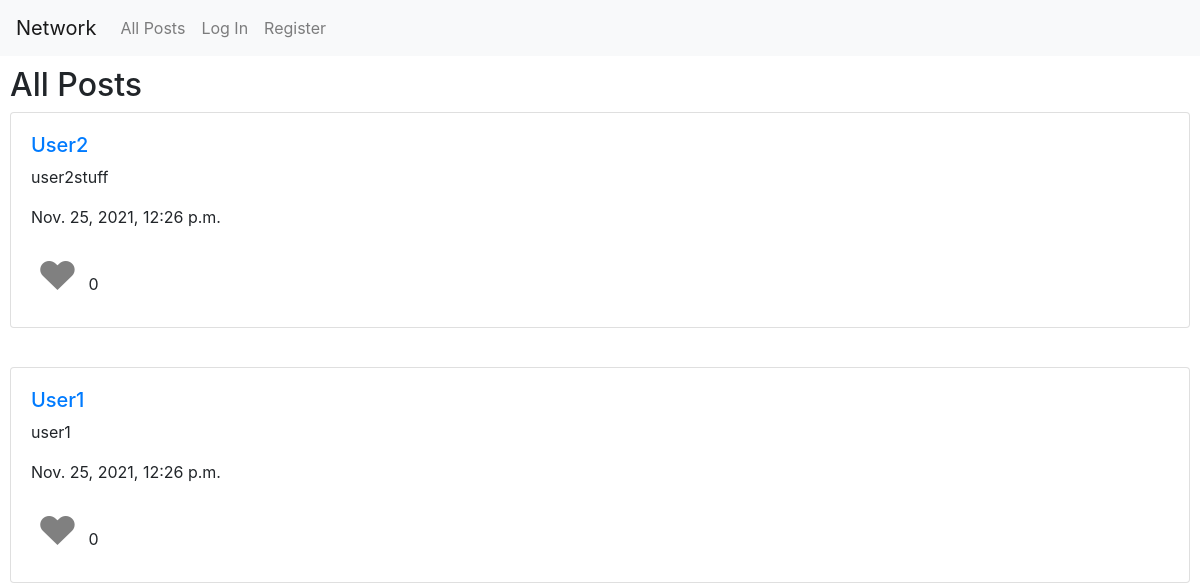
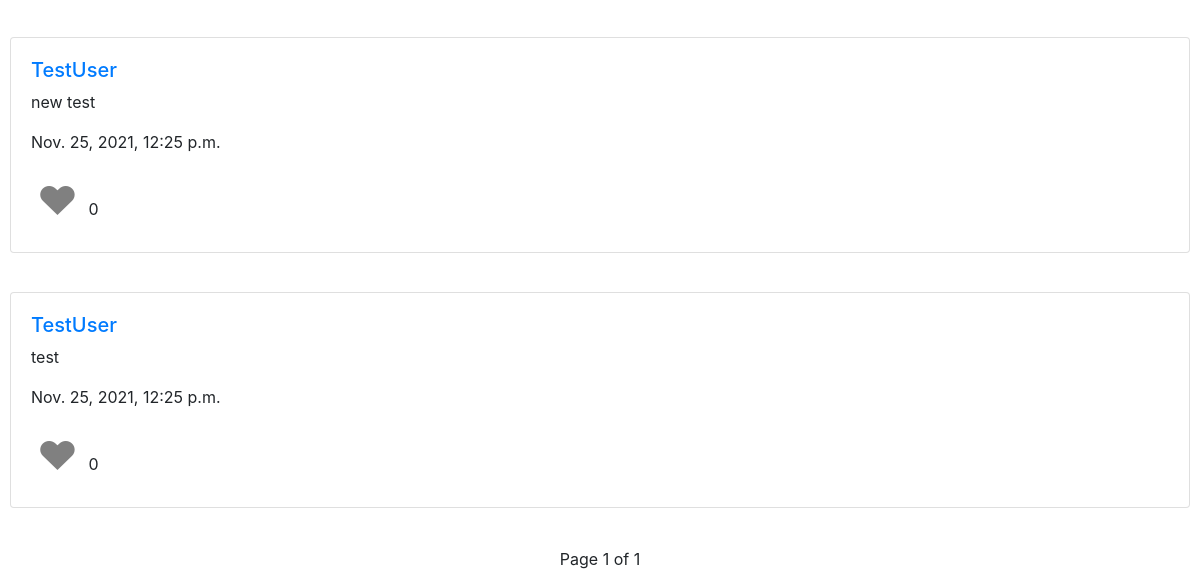
The app's page /, older data (2 pictures, top to bottom).
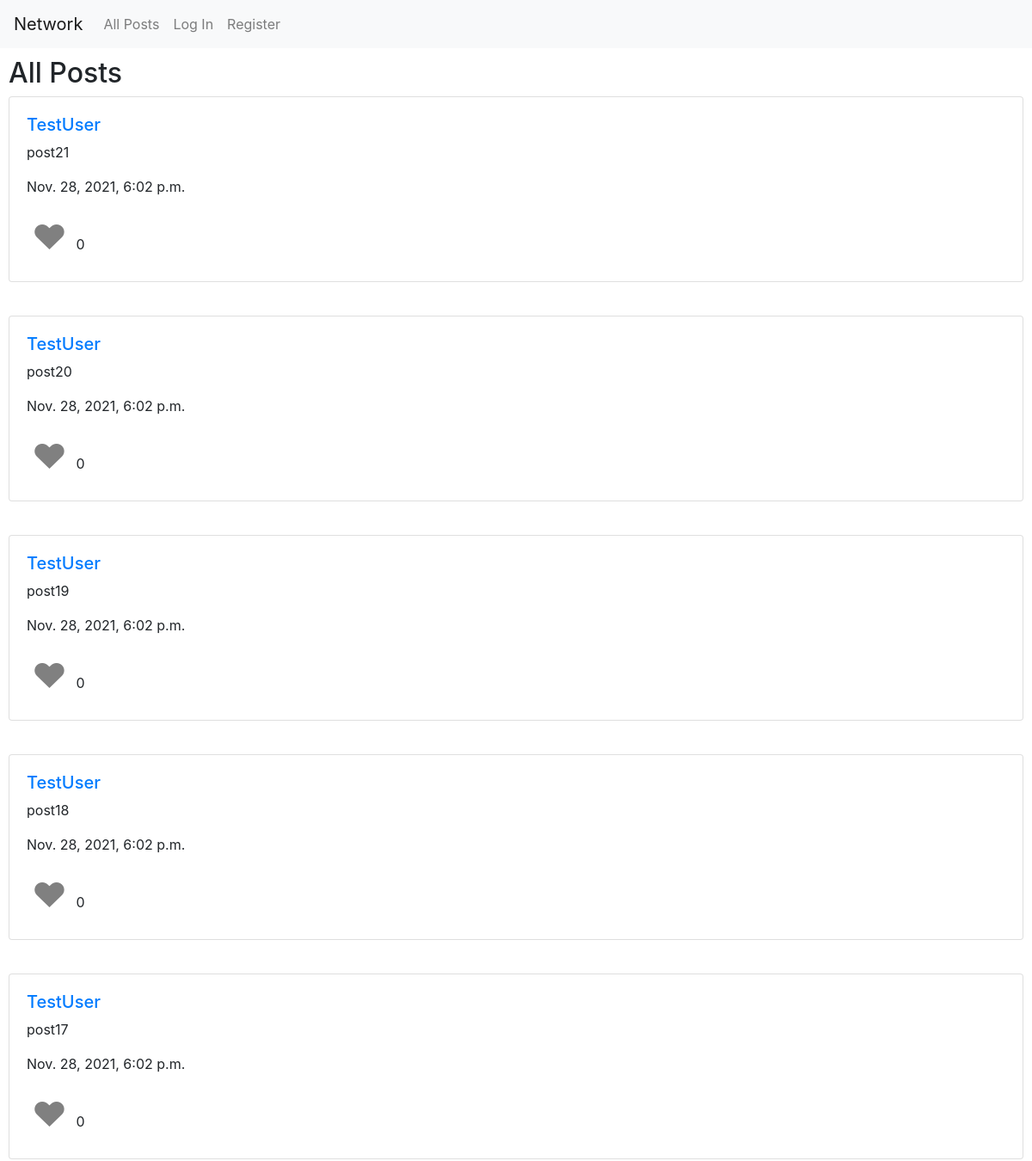
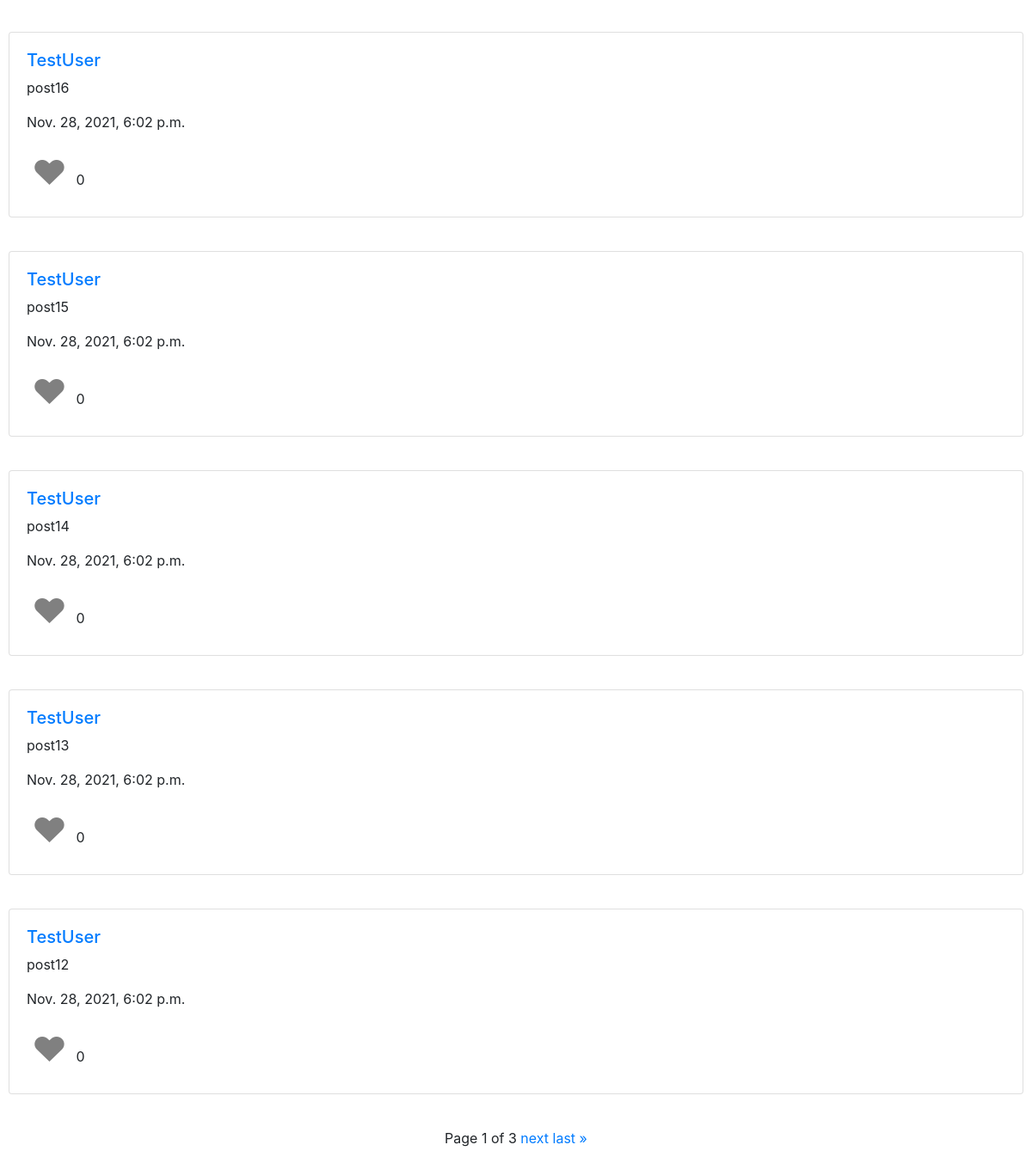
The same page, newer data (2 pictures, top to bottom).
### network/models.py (models this page shows, shortened)
class Post(models.Model):
    user = models.ForeignKey(User, on_delete=models.CASCADE, related_name="posts")
    created = models.DateTimeField(auto_now_add=True)
    post = models.CharField(max_length=280)
    likes = models.PositiveIntegerField(default=0)

class User(AbstractUser):
    pass

### network/views.py (the view)
# urls.py: path("", views.index, name="index"),
def index(request):
    if request.method == "POST":
        post_body = request.POST["post"]
        post = Post(user = request.user, post = post_body)
        post.save()
        return HttpResponseRedirect(reverse("index"))
    else:
        posts = Post.objects.all().order_by("-created").all()
        paginator = Paginator(posts, 10)
        page_number = request.GET.get('page')
        page_obj = paginator.get_page(page_number)
        return render(request, "network/index.html", {
            "posts": page_obj
        })

### network/templates/network/index.html (shortened to what this page needs)
{% extends "network/layout.html" %}
{% load static %}
{% block body %}
    <h2>All Posts</h2>
    {% for post in posts %}
        <div class="card post">
            <div class="card-body">
                <div class="row">
                    <div class="col-12">
                        <h5><a href="/profile/{{post.user}}">{{post.user}}</a></h5>
                        <p id="post{{post.id}}">{{post.post}}</p>
                        <p>{{post.created}}</p>
                        <button class="heart" onclick="clicked(this)" id="{{post.user}}{{post.id}}">&hearts;</button>
                        <span>{{post.likes}}</span>
                    </div>
                </div>
            </div>
        </div>
        <br>
    {% endfor %}
    <div class="pagination">
        <span class="step-links">
            <span class="current">
                Page {{ posts.number }} of {{ posts.paginator.num_pages }}
            </span>
            {% if posts.has_next %}
                <a href="?page={{ posts.next_page_number }}">next</a>
                <a href="?page={{ posts.paginator.num_pages }}">last &raquo;</a>
            {% endif %}
        </span>
    </div>
{% endblock %}

Row changes from the older to the newer data that the page shows:
no longer on this page (row unchanged): Post: user "User2", post "user2stuff", created "Nov. 25, 2021, 12:26 p.m.", likes "0"
no longer on this page (row unchanged): Post: user "User1", post "user1", created "Nov. 25, 2021, 12:26 p.m.", likes "0"
no longer on this page (row unchanged): Post: user "TestUser", post "new test", created "Nov. 25, 2021, 12:25 p.m.", likes "0"
no longer on this page (row unchanged): Post: user "TestUser", post "test", created "Nov. 25, 2021, 12:25 p.m.", likes "0"
added Post: user "TestUser", post "post21", created "Nov. 28, 2021, 6:02 p.m.", likes "0"
added Post: user "TestUser", post "post20", created "Nov. 28, 2021, 6:02 p.m.", likes "0"
added Post: user "TestUser", post "post19", created "Nov. 28, 2021, 6:02 p.m.", likes "0"
added Post: user "TestUser", post "post18", created "Nov. 28, 2021, 6:02 p.m.", likes "0"
added Post: user "TestUser", post "post17", created "Nov. 28, 2021, 6:02 p.m.", likes "0"
added Post: user "TestUser", post "post16", created "Nov. 28, 2021, 6:02 p.m.", likes "0"
added Post: user "TestUser", post "post15", created "Nov. 28, 2021, 6:02 p.m.", likes "0"
added Post: user "TestUser", post "post14", created "Nov. 28, 2021, 6:02 p.m.", likes "0"
added Post: user "TestUser", post "post13", created "Nov. 28, 2021, 6:02 p.m.", likes "0"
added Post: user "TestUser", post "post12", created "Nov. 28, 2021, 6:02 p.m.", likes "0"
Text that changed along with them:
{{ posts.paginator.num_pages }}: "1" → "3"
text now shown: "next last »"
